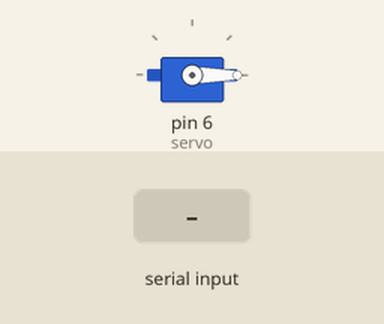
A sketch run on a simulated Arduino Uno, built with avr-gcc and run on an emulated ATmega328P. Parts: servo. The test bench sets the inputs (shaded band). What the sketch prints to the serial monitor is not drawn.

Above: at 1.2 s.
1.3 s: "WIPE" received over Serial
At 3.1 s:
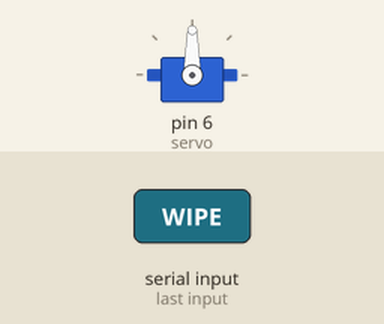
Timing chart, 0 to 7.8 s (numbered marks = the images above; inputs shaded):
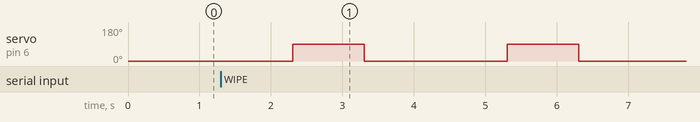

Measured:
- after the input at 1.3 s, servo on pin 6 (servo): alternates 90° for 1.0 s and 0° for 2.0 s, 4 changes in all, then stays 0°, starting after 1.0 s

The sketch:

wiper.ino
```cpp
#include <Servo.h>

Servo servo;
int delayTime;

void setup() {
  Serial.begin(9600);
  servo.attach(6);
  delayTime = 2000;
  servo.write(0);
}

void loop() {
  if (Serial.available()) {
    String command = Serial.readString();
    command.trim();

    if (command == "WIPE") {
      for (int i = 0; i < 2; i++) {
        servo.write(90);
        delay(delayTime/2);
        servo.write(0);
        delay(delayTime);
      }
      Serial.println("WIPED");
    }
  }
}
```
